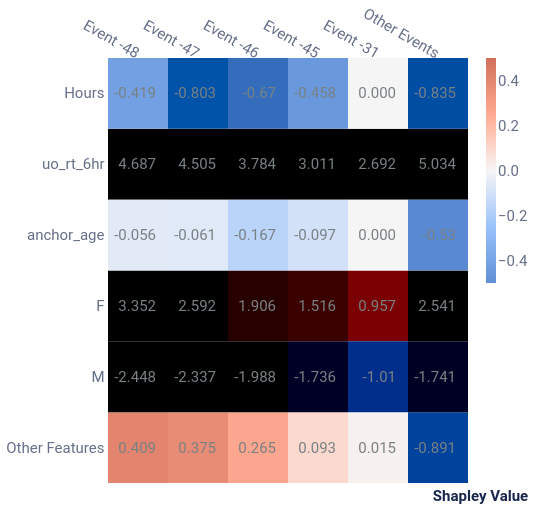

The notebook cell saved with this chart:
### Markdown cell above
## Cell event explanations

### Code cell
cell_dict = {'rs': 42, 'nsamples': 100000, 'top_x_events': 5, 'top_x_feats': 5}
cell_data = local_cell_level(f_hs, positive_instance_data, cell_dict, event_data, feature_data, positive_instance_id, sequence_id_feat, average_event, pruning_idx)
feat_names = list(feature_data['Feature'].values)[:-1] # exclude pruned events
cell_plot = plot_cell_level(cell_data, feat_names, feature_dict.get('plot_features'))
cell_plot

### Figure 1 — Vega-Lite specification as saved in the notebook (floating-point values rounded to 4 significant figures)
{"config": {"axis": {"domain": true, "domainColor": "#666F89", "grid": false, "gridCap": "round", "gridColor": "#B3B7C4", "gridDash": [2, 4], "gridWidth": 0.5, "labelColor": "#666F89", "labelFont": "Roboto, Arial, sans-serif", "labelPadding": 2, "tickColor": "#666F89", "tickOpacity": 0.5, "tickSize": 4, "titleColor": "#19274E", "titleFont": "Roboto, Arial, sans-serif", "titleFontSize": 12}, "axisBand": {"domain": true, "labelPadding": 4, "ticks": false}, "axisY": {"domain": false, "titleAlign": "left", "titleAngle": 0, "titleX": -20, "titleY": -10}, "legend": {"labelColor": "#666F89", "labelFont": "Roboto, Arial, sans-serif", "labelFontSize": 12, "symbolSize": 40, "titleColor": "#19274E", "titleFont": "Roboto, Arial, sans-serif", "titleFontSize": 12, "titlePadding": 4}, "arc": {"stroke": "#FFFFFF", "strokeWidth": 1}, "bar": {"fill": "#2770EB", "stroke": null}, "line": {"stroke": "#2770EB", "strokeWidth": 2}, "path": {"stroke": "#2770EB", "strokeWidth": 0.5}, "point": {"fill": "#2770EB", "shape": "circle", "filled": true}, "rect": {"fill": "#2770EB"}, "rule": {"stroke": "#666F89"}, "shape": {"stroke": "#2770EB"}, "text": {"color": "#19274E", "font": "Roboto, Arial, sans-serif", "fontSize": 12}, "range": {"category": ["#2770EB", "#77B98A", "#DA5252", "#FFC400", "#A87AEA", "#00A39E", "#19274E"], "diverging": ["#006360", "#2BB3AE", "#96D9D7", "#FFFFFF", "#EDAAAA", "#DA5252", "#811D1D"], "heatmap": ["#18448F", "#1B4EA5", "#2770EB", "#4C88EE", "#82ACF3", "#A6C4F7", "#E9F1FD"], "ramp": ["#18448F", "#1B4EA5", "#2770EB", "#4C88EE", "#82ACF3", "#A6C4F7", "#E9F1FD"]}, "background": "#FFFFFF", "group": {"fill": "#FFFFFF"}, "header": {"labelColor": "#19274E", "labelFont": "Roboto, Arial, sans-serif", "labelFontSize": 12, "titleColor": "#19274E", "titleFont": "Roboto, Arial, sans-serif", "titleFontSize": 16}, "title": {"anchor": "start", "color": "#19274E", "font": "Roboto, Arial, sans-serif", "fontSize": 20, "fontWeight": "bold", "offset": 20, "subtitleColor": "#19274E", "subtitleFontSize": 16}, "view": {"continuousHeight": 300, "continuousWidth": 400, "stroke": "transparent"}}, "layer": [{"mark": "rect", "encoding": {"color": {"field": "rounded", "legend": {"gradientLength": 225, "gradientThickness": 10, "labelFontSize": 15, "orient": "right"}, "scale": {"domain": [-0.5, 0.5], "range": ["#5f8fd6", "#99c3fb", "#f5f5f5", "#ffaa92", "#d16f5b"]}, "title": null, "type": "quantitative"}, "x": {"axis": {"titleFontSize": 15}, "field": "Event", "sort": ["Event -48", "Event -47", "Event -46", "Event -45", "Event -31"], "type": "nominal"}, "y": {"axis": {"domain": false, "labelFontSize": 15, "title": null}, "field": "Feature", "sort": ["Hours", "uo_rt_6hr", "anchor_age", "F", "M"], "type": "nominal"}}}, {"mark": {"type": "text", "align": "right", "baseline": "middle", "color": "#798184", "dx": 18, "fontSize": 15}, "encoding": {"text": {"field": "rounded_str", "type": "nominal"}, "x": {"axis": {"domain": false, "labelAngle": 30, "labelFontSize": 15, "orient": "top", "title": "Shapley Value", "titleX": 372, "titleY": 445}, "field": "Event", "sort": ["Event -48", "Event -47", "Event -46", "Event -45", "Event -31"], "type": "nominal"}, "y": {"axis": {"domain": false, "labelFontSize": 15, "title": null}, "field": "Feature", "sort": ["Hours", "uo_rt_6hr", "anchor_age", "F", "M"], "type": "nominal"}}}], "data": {"name": "data-08ce2eb1684939116244d110c0d24e48"}, "height": 425, "width": 360, "$schema": "https://vega.github.io/schema/vega-lite/v4.17.0.json", "datasets": {"data-08ce2eb1684939116244d110c0d24e48": [{"Event": "Other Events", "Feature": "uo_rt_6hr", "Shapley Value": 5.034, "rounded": 5.034, "rounded_str": "5.034"}, {"Event": "Event -48", "Feature": "uo_rt_6hr", "Shapley Value": 4.687, "rounded": 4.687, "rounded_str": "4.687"}, {"Event": "Event -47", "Feature": "uo_rt_6hr", "Shapley Value": 4.505, "rounded": 4.505, "rounded_str": "4.505"}, {"Event": "Event -46", "Feature": "uo_rt_6hr", "Shapley Value": 3.784, "rounded": 3.784, "rounded_str": "3.784"}, {"Event": "Event -48", "Feature": "F", "Shapley Value": 3.352, "rounded": 3.352, "rounded_str": "3.352"}, {"Event": "Event -45", "Feature": "uo_rt_6hr", "Shapley Value": 3.011, "rounded": 3.011, "rounded_str": "3.011"}, {"Event": "Event -31", "Feature": "uo_rt_6hr", "Shapley Value": 2.692, "rounded": 2.692, "rounded_str": "2.692"}, {"Event": "Event -47", "Feature": "F", "Shapley Value": 2.592, "rounded": 2.592, "rounded_str": "2.592"}, {"Event": "Other Events", "Feature": "F", "Shapley Value": 2.541, "rounded": 2.541, "rounded_str": "2.541"}, {"Event": "Event -46", "Feature": "F", "Shapley Value": 1.906, "rounded": 1.906, "rounded_str": "1.906"}, {"Event": "Event -45", "Feature": "F", "Shapley Value": 1.516, "rounded": 1.516, "rounded_str": "1.516"}, {"Event": "Event -31", "Feature": "F", "Shapley Value": 0.9571, "rounded": 0.957, "rounded_str": "0.957"}, {"Event": "Event -48", "Feature": "Other Features", "Shapley Value": 0.4087, "rounded": 0.409, "rounded_str": "0.409"}, {"Event": "Event -47", "Feature": "Other Features", "Shapley Value": 0.3746, "rounded": 0.375, "rounded_str": "0.375"}, {"Event": "Event -46", "Feature": "Other Features", "Shapley Value": 0.2646, "rounded": 0.265, "rounded_str": "0.265"}, {"Event": "Event -45", "Feature": "Other Features", "Shapley Value": 0.09251, "rounded": 0.093, "rounded_str": "0.093"}, {"Event": "Event -31", "Feature": "Other Features", "Shapley Value": 0.01546, "rounded": 0.015, "rounded_str": "0.015"}, {"Event": "Event -31", "Feature": "Hours", "Shapley Value": 0.0, "rounded": 0.0, "rounded_str": "0.000"}, {"Event": "Event -31", "Feature": "anchor_age", "Shapley Value": 0.0, "rounded": 0.0, "rounded_str": "0.000"}, {"Event": "Event -48", "Feature": "anchor_age", "Shapley Value": -0.05585, "rounded": -0.056, "rounded_str": "-0.056"}, {"Event": "Event -47", "Feature": "anchor_age", "Shapley Value": -0.06096, "rounded": -0.061, "rounded_str": "-0.061"}, {"Event": "Event -45", "Feature": "anchor_age", "Shapley Value": -0.0969, "rounded": -0.097, "rounded_str": "-0.097"}, {"Event": "Event -46", "Feature": "anchor_age", "Shapley Value": -0.1666, "rounded": -0.167, "rounded_str": "-0.167"}, {"Event": "Event -48", "Feature": "Hours", "Shapley Value": -0.4193, "rounded": -0.419, "rounded_str": "-0.419"}, {"Event": "Event -45", "Feature": "Hours", "Shapley Value": -0.4577, "rounded": -0.458, "rounded_str": "-0.458"}, {"Event": "Other Events", "Feature": "anchor_age", "Shapley Value": -0.5295, "rounded": -0.53, "rounded_str": "-0.53"}, {"Event": "Event -46", "Feature": "Hours", "Shapley Value": -0.6698, "rounded": -0.67, "rounded_str": "-0.67"}, {"Event": "Event -47", "Feature": "Hours", "Shapley Value": -0.8027, "rounded": -0.803, "rounded_str": "-0.803"}, {"Event": "Other Events", "Feature": "Hours", "Shapley Value": -0.8354, "rounded": -0.835, "rounded_str": "-0.835"}, {"Event": "Other Events", "Feature": "Other Features", "Shapley Value": -0.891, "rounded": -0.891, "rounded_str": "-0.891"}, {"Event": "Event -31", "Feature": "M", "Shapley Value": -1.01, "rounded": -1.01, "rounded_str": "-1.01"}, {"Event": "Event -45", "Feature": "M", "Shapley Value": -1.736, "rounded": -1.736, "rounded_str": "-1.736"}, {"Event": "Other Events", "Feature": "M", "Shapley Value": -1.741, "rounded": -1.741, "rounded_str": "-1.741"}, {"Event": "Event -46", "Feature": "M", "Shapley Value": -1.988, "rounded": -1.988, "rounded_str": "-1.988"}, {"Event": "Event -47", "Feature": "M", "Shapley Value": -2.337, "rounded": -2.337, "rounded_str": "-2.337"}, {"Event": "Event -48", "Feature": "M", "Shapley Value": -2.448, "rounded": -2.448, "rounded_str": "-2.448"}]}}
